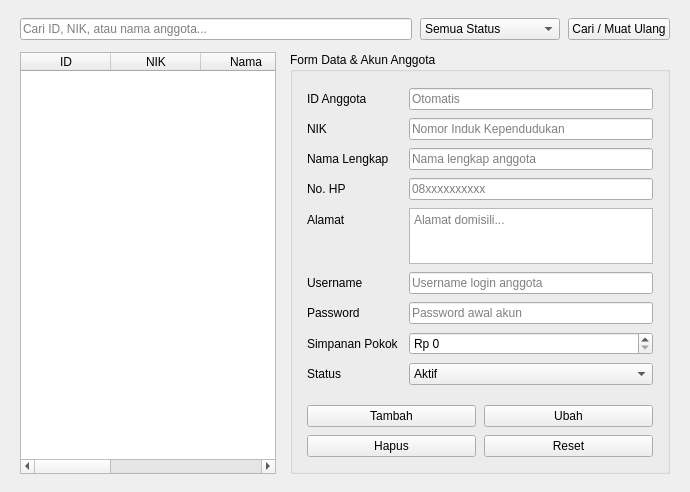
        <widget class="QWidget" name="pageDataAnggota">
         <layout class="QVBoxLayout" name="layoutDataAnggota">
          <property name="spacing">
           <number>12</number>
          </property>
          <property name="leftMargin">
           <number>20</number>
          </property>
          <property name="topMargin">
           <number>18</number>
          </property>
          <property name="rightMargin">
           <number>20</number>
          </property>
          <property name="bottomMargin">
           <number>18</number>
          </property>
          <item>
           <layout class="QHBoxLayout" name="layoutAnggotaToolbar">
            <property name="spacing">
             <number>8</number>
            </property>
            <item>
             <widget class="QLineEdit" name="txtCariAnggota">
              <property name="placeholderText">
               <string>Cari ID, NIK, atau nama anggota...</string>
              </property>
             </widget>
            </item>
            <item>
             <widget class="QComboBox" name="cmbFilterStatusAnggota">
              <property name="minimumSize">
               <size>
                <width>140</width>
                <height>0</height>
               </size>
              </property>
              <item>
               <property name="text">
                <string>Semua Status</string>
               </property>
              </item>
              <item>
               <property name="text">
                <string>Aktif</string>
               </property>
              </item>
              <item>
               <property name="text">
                <string>Nonaktif</string>
               </property>
              </item>
             </widget>
            </item>
            <item>
             <widget class="QPushButton" name="btnRefreshAnggota">
              <property name="text">
               <string>Cari / Muat Ulang</string>
              </property>
              <property name="btnType" stdset="0">
               <string>neutral</string>
              </property>
             </widget>
            </item>
           </layout>
          </item>
          <item>
           <layout class="QHBoxLayout" name="layoutAnggotaBody">
            <property name="spacing">
             <number>14</number>
            </property>
            <item>
             <widget class="QTableWidget" name="tblAnggota">
              <property name="editTriggers">
               <set>QAbstractItemView::NoEditTriggers</set>
              </property>
              <property name="alternatingRowColors">
               <bool>true</bool>
              </property>
              <property name="selectionMode">
               <enum>QAbstractItemView::SingleSelection</enum>
              </property>
              <property name="selectionBehavior">
               <enum>QAbstractItemView::SelectRows</enum>
              </property>
              <attribute name="horizontalHeaderDefaultSectionSize">
               <number>90</number>
              </attribute>
              <attribute name="horizontalHeaderStretchLastSection">
               <bool>true</bool>
              </attribute>
              <column>
               <property name="text">
                <string>ID</string>
               </property>
              </column>
              <column>
               <property name="text">
                <string>NIK</string>
               </property>
              </column>
              <column>
               <property name="text">
                <string>Nama</string>
               </property>
              </column>
              <column>
               <property name="text">
                <string>No. HP</string>
               </property>
              </column>
              <column>
               <property name="text">
                <string>Saldo</string>
               </property>
              </column>
              <column>
               <property name="text">
                <string>Status</string>
               </property>
              </column>
             </widget>
            </item>
            <item>
             <widget class="QGroupBox" name="grpFormAnggota">
              <property name="minimumSize">
               <size>
                <width>350</width>
                <height>0</height>
               </size>
              </property>
              <property name="maximumSize">
               <size>
                <width>380</width>
                <height>16777215</height>
               </size>
              </property>
              <property name="title">
               <string>Form Data &amp;&amp; Akun Anggota</string>
              </property>
              <layout class="QVBoxLayout" name="layoutFormAnggotaWrap">
               <property name="spacing">
                <number>10</number>
               </property>
               <property name="leftMargin">
                <number>14</number>
               </property>
               <property name="topMargin">
                <number>16</number>
               </property>
               <property name="rightMargin">
                <number>14</number>
               </property>
               <property name="bottomMargin">
                <number>14</number>
               </property>
               <item>
                <layout class="QFormLayout" name="formAnggota">
                 <property name="verticalSpacing">
                  <number>8</number>
                 </property>
                 <item row="0" column="0">
                  <widget class="QLabel" name="lblAnggotaId">
                   <property name="text">
                    <string>ID Anggota</string>
                   </property>
                  </widget>
                 </item>
                 <item row="0" column="1">
                  <widget class="QLineEdit" name="txtAnggotaId">
                   <property name="readOnly">
                    <bool>true</bool>
                   </property>
                   <property name="placeholderText">
                    <string>Otomatis</string>
                   </property>
                  </widget>
                 </item>
                 <item row="1" column="0">
                  <widget class="QLabel" name="lblAnggotaNik">
                   <property name="text">
                    <string>NIK</string>
                   </property>
                  </widget>
                 </item>
                 <item row="1" column="1">
                  <widget class="QLineEdit" name="txtAnggotaNik">
                   <property name="placeholderText">
                    <string>Nomor Induk Kependudukan</string>
                   </property>
                  </widget>
                 </item>
                 <item row="2" column="0">
                  <widget class="QLabel" name="lblAnggotaNama">
                   <property name="text">
                    <string>Nama Lengkap</string>
                   </property>
                  </widget>
                 </item>
                 <item row="2" column="1">
                  <widget class="QLineEdit" name="txtAnggotaNama">
                   <property name="placeholderText">
                    <string>Nama lengkap anggota</string>
                   </property>
                  </widget>
                 </item>
                 <item row="3" column="0">
                  <widget class="QLabel" name="lblAnggotaHp">
                   <property name="text">
                    <string>No. HP</string>
                   </property>
                  </widget>
                 </item>
                 <item row="3" column="1">
                  <widget class="QLineEdit" name="txtAnggotaHp">
                   <property name="placeholderText">
                    <string>08xxxxxxxxxx</string>
                   </property>
                  </widget>
                 </item>
                 <item row="4" column="0">
                  <widget class="QLabel" name="lblAnggotaAlamat">
                   <property name="text">
                    <string>Alamat</string>
                   </property>
                  </widget>
                 </item>
                 <item row="4" column="1">
                  <widget class="QPlainTextEdit" name="txtAnggotaAlamat">
                   <property name="maximumSize">
                    <size>
                     <width>16777215</width>
                     <height>56</height>
                    </size>
                   </property>
                   <property name="placeholderText">
                    <string>Alamat domisili...</string>
                   </property>
                  </widget>
                 </item>
                 <item row="5" column="0">
                  <widget class="QLabel" name="lblAnggotaUsername">
                   <property name="text">
                    <string>Username</string>
                   </property>
                  </widget>
                 </item>
                 <item row="5" column="1">
                  <widget class="QLineEdit" name="txtAnggotaUsername">
                   <property name="placeholderText">
                    <string>Username login anggota</string>
                   </property>
                  </widget>
                 </item>
                 <item row="6" column="0">
                  <widget class="QLabel" name="lblAnggotaPassword">
                   <property name="text">
                    <string>Password</string>
                   </property>
                  </widget>
                 </item>
                 <item row="6" column="1">
                  <widget class="QLineEdit" name="txtAnggotaPassword">
                   <property name="echoMode">
                    <enum>QLineEdit::Password</enum>
                   </property>
                   <property name="placeholderText">
                    <string>Password awal akun</string>
                   </property>
                  </widget>
                 </item>
                 <item row="7" column="0">
                  <widget class="QLabel" name="lblSimpananPokok">
                   <property name="text">
                    <string>Simpanan Pokok</string>
                   </property>
                  </widget>
                 </item>
                 <item row="7" column="1">
                  <widget class="QDoubleSpinBox" name="spnSimpananPokok">
                   <property name="prefix">
                    <string>Rp </string>
                   </property>
                   <property name="decimals">
                    <number>0</number>
                   </property>
                   <property name="maximum">
                    <double>100000000.000000000000000</double>
                   </property>
                   <property name="singleStep">
                    <double>25000.000000000000000</double>
                   </property>
                  </widget>
                 </item>
                 <item row="8" column="0">
                  <widget class="QLabel" name="lblAnggotaStatus">
                   <property name="text">
                    <string>Status</string>
                   </property>
                  </widget>
                 </item>
                 <item row="8" column="1">
                  <widget class="QComboBox" name="cmbAnggotaStatus">
                   <item>
                    <property name="text">
                     <string>Aktif</string>
                    </property>
                   </item>
                   <item>
                    <property name="text">
                     <string>Nonaktif</string>
                    </property>
                   </item>
                  </widget>
                 </item>
                </layout>
               </item>
               <item>
                <spacer name="spacerFormAnggota">
                 <property name="orientation">
                  <enum>Qt::Vertical</enum>
                 </property>
                 <property name="sizeHint" stdset="0">
                  <size>
                   <width>20</width>
                   <height>10</height>
                  </size>
                 </property>
                </spacer>
               </item>
               <item>
                <layout class="QGridLayout" name="layoutAnggotaButtons">
                 <property name="spacing">
                  <number>8</number>
                 </property>
                 <item row="0" column="0">
                  <widget class="QPushButton" name="btnTambahAnggota">
                   <property name="text">
                    <string>Tambah</string>
                   </property>
                   <property name="btnType" stdset="0">
                    <string>primary</string>
                   </property>
                  </widget>
                 </item>
                 <item row="0" column="1">
                  <widget class="QPushButton" name="btnEditAnggota">
                   <property name="text">
                    <string>Ubah</string>
                   </property>
                   <property name="btnType" stdset="0">
                    <string>secondary</string>
                   </property>
                  </widget>
                 </item>
                 <item row="1" column="0">
                  <widget class="QPushButton" name="btnHapusAnggota">
                   <property name="text">
                    <string>Hapus</string>
                   </property>
                   <property name="btnType" stdset="0">
                    <string>danger</string>
                   </property>
                  </widget>
                 </item>
                 <item row="1" column="1">
                  <widget class="QPushButton" name="btnResetAnggota">
                   <property name="text">
                    <string>Reset</string>
                   </property>
                   <property name="btnType" stdset="0">
                    <string>neutral</string>
                   </property>
                  </widget>
                 </item>
                </layout>
               </item>
              </layout>
             </widget>
            </item>
           </layout>
          </item>
         </layout>
        </widget>
